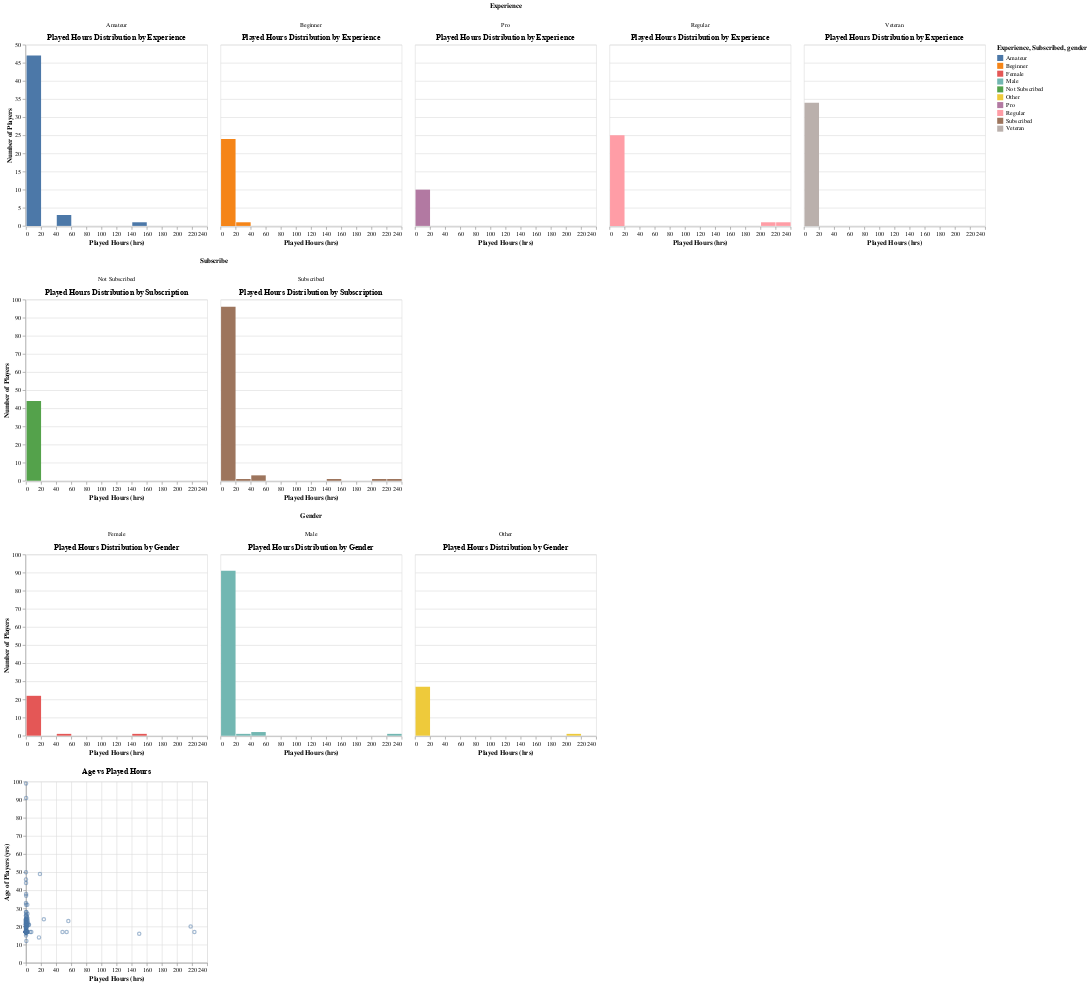

Notebook cell for this chart:
### Code cell
# Experience facet
chart_exp = (
    alt.Chart(player_training)
    .mark_bar()
    .encode(
        x=alt.X('played_hours:Q', bin=alt.Bin(maxbins=20), title='Played Hours (hrs)'),
        y=alt.Y('count()', title='Number of Players'),
        color=alt.Color('experience:N', title='Experience')
    )
    .properties(title='Played Hours Distribution by Experience')
    .facet(column=alt.Column('experience:N',title='Experience'))
)

# Subscribe facet
chart_sub = (
    alt.Chart(player_training)
    .mark_bar()
    .encode(
        x=alt.X('played_hours:Q', bin=alt.Bin(maxbins=20), title='Played Hours (hrs)'),
        y=alt.Y('count()', title='Number of Players'),
        color=alt.Color('subscribe:N').title("Subscribed")
    )
    .properties(title='Played Hours Distribution by Subscription')
    .facet(column=alt.Column('subscribe:N',title='Subscribe'))
)

# Subscribe facet
chart_gen = (
    alt.Chart(player_training)
    .mark_bar()
    .encode(
        x=alt.X('played_hours:Q', bin=alt.Bin(maxbins=20), title='Played Hours (hrs)'),
        y=alt.Y('count()', title='Number of Players'),
        color=alt.Color('gender:N').title("gender")
    )
    .properties(title='Played Hours Distribution by Gender')
    .facet(column=alt.Column('gender:N',title='Gender'))
)

#Age vs Played-Hours Scatter Plot
chart_age = (
    alt.Chart(player_training)
    .mark_point(opacity=0.5)
    .encode(
        x=alt.X('played_hours:Q', title='Played Hours (hrs)'),
        y=alt.Y('age:Q', title='Age of Players (yrs)')
    )
    .properties(
        title='Age vs Played Hours'
    )
)


chart_exp & chart_sub & chart_gen & chart_age

### Figure 1 — Vega-Lite specification as saved in the notebook (floating-point values rounded to 4 significant figures; data arrays with more than 128 entries replaced by an {"elided": "..."} marker saying what was removed)
{"config": {"view": {"continuousWidth": 300, "continuousHeight": 300}}, "vconcat": [{"facet": {"column": {"field": "experience", "title": "Experience", "type": "nominal"}}, "spec": {"mark": {"type": "bar"}, "encoding": {"color": {"field": "experience", "title": "Experience", "type": "nominal"}, "x": {"bin": {"maxbins": 20}, "field": "played_hours", "title": "Played Hours (hrs)", "type": "quantitative"}, "y": {"aggregate": "count", "title": "Number of Players", "type": "quantitative"}}, "title": "Played Hours Distribution by Experience"}}, {"facet": {"column": {"field": "subscribe", "title": "Subscribe", "type": "nominal"}}, "spec": {"mark": {"type": "bar"}, "encoding": {"color": {"field": "subscribe", "title": "Subscribed", "type": "nominal"}, "x": {"bin": {"maxbins": 20}, "field": "played_hours", "title": "Played Hours (hrs)", "type": "quantitative"}, "y": {"aggregate": "count", "title": "Number of Players", "type": "quantitative"}}, "title": "Played Hours Distribution by Subscription"}}, {"facet": {"column": {"field": "gender", "title": "Gender", "type": "nominal"}}, "spec": {"mark": {"type": "bar"}, "encoding": {"color": {"field": "gender", "title": "gender", "type": "nominal"}, "x": {"bin": {"maxbins": 20}, "field": "played_hours", "title": "Played Hours (hrs)", "type": "quantitative"}, "y": {"aggregate": "count", "title": "Number of Players", "type": "quantitative"}}, "title": "Played Hours Distribution by Gender"}}, {"mark": {"type": "point", "opacity": 0.5}, "encoding": {"x": {"field": "played_hours", "title": "Played Hours (hrs)", "type": "quantitative"}, "y": {"field": "age", "title": "Age of Players (yrs)", "type": "quantitative"}}, "title": "Age vs Played Hours"}], "data": {"name": "data-10197b7f670463a3287c6354f5ed49a3"}, "$schema": "https://vega.github.io/schema/vega-lite/v5.20.1.json", "datasets": {"data-10197b7f670463a3287c6354f5ed49a3": {"elided": "147 records"}}}
